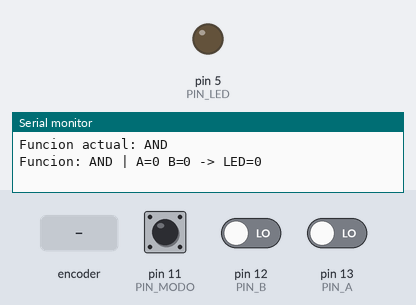
Simulated run of this sketch. Board: Arduino Uno, built with avr-gcc and run on an emulated ATmega328P. Parts: output pins drawn as LEDs (lit = HIGH), the last lines printed to the serial monitor. Dashed ring = blinking. Inputs (shaded band) come from the test bench; at power-on: pin 11 (PIN_MODO) LOW, pin 12 (PIN_B) LOW, pin 13 (PIN_A) LOW.

Above: at 1.2 s.
1.3 s: rotary encoder on pin 13 (PIN_A) / pin 12 (PIN_B) turned 3 steps (first pin leading)
At 2.6 s:
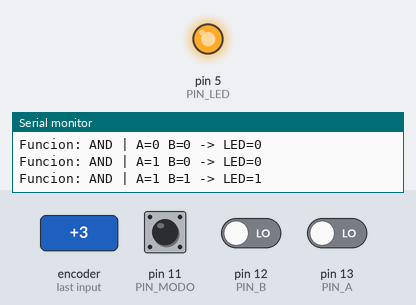
3.4 s: pin 11 (PIN_MODO) driven HIGH
4.9 s: pin 11 (PIN_MODO) pulsed LOW 5 times (0.12 s each, 0.3 s apart)
At 5.8 s:
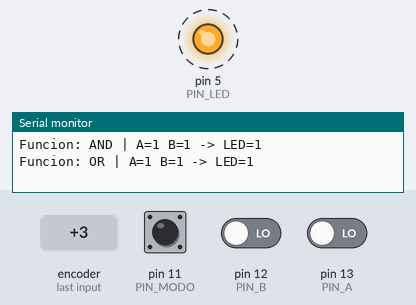
Timing chart, 0 to 7.9 s (numbered marks = the images above; inputs shaded):
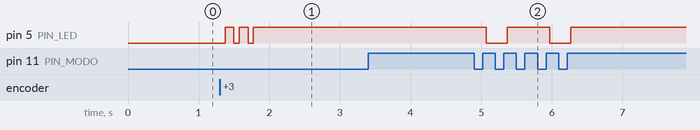

Measured:
- after the input at 1.3 s, pin 5 (PIN_LED): alternates HIGH for 0.13 s and LOW for 0.07 s, 5 changes in all, then stays HIGH, starting after 0.08 s
- after the input at 4.9 s, pin 5 (PIN_LED): alternates HIGH for 0.60 s and LOW for 0.30 s, 4 changes in all, then stays HIGH, starting after 0.17 s

The sketch:

A3.2_AND_OR_NOT_ARDUINO.ino
```cpp
const int PIN_A = 13;     // botón izquierdo
const int PIN_B = 12;     // botón central
const int PIN_MODO = 11;  // botón derecho
const int PIN_LED = 5;

int modo = 0;                 // 0 = AND, 1 = OR, 2 = NOT
bool ultimoEstadoModo = false;
int ultimaSalida = -1;

void setup() {
  pinMode(PIN_A, INPUT);      // pull-down externo
  pinMode(PIN_B, INPUT);
  pinMode(PIN_MODO, INPUT);
  pinMode(PIN_LED, OUTPUT);
  Serial.begin(9600);
  Serial.println("Funcion actual: AND");
}

void loop() {
  bool a = (digitalRead(PIN_A) == HIGH);      // true si está presionado
  bool b = (digitalRead(PIN_B) == HIGH);
  bool botonModo = (digitalRead(PIN_MODO) == HIGH);

  if (botonModo && !ultimoEstadoModo) {
    modo = (modo + 1) % 3;
    ultimaSalida = -1;
    delay(50);
  }
  ultimoEstadoModo = botonModo;

  bool salida = false;
  const char* nombre;

  switch (modo) {
    case 0: salida = a && b; nombre = "AND"; break;
    case 1: salida = a || b; nombre = "OR";  break;
    case 2: salida = !a;     nombre = "NOT (usa solo boton A)"; break;
  }

  digitalWrite(PIN_LED, salida);

  int estado = (modo * 100) + (a * 10) + b;
  if (estado != ultimaSalida) {
    ultimaSalida = estado;
    Serial.print("Funcion: ");
    Serial.print(nombre);
    Serial.print(" | A=");
    Serial.print(a);
    Serial.print(" B=");
    Serial.print(b);
    Serial.print(" -> LED=");
    Serial.println(salida);
  }
}
```
